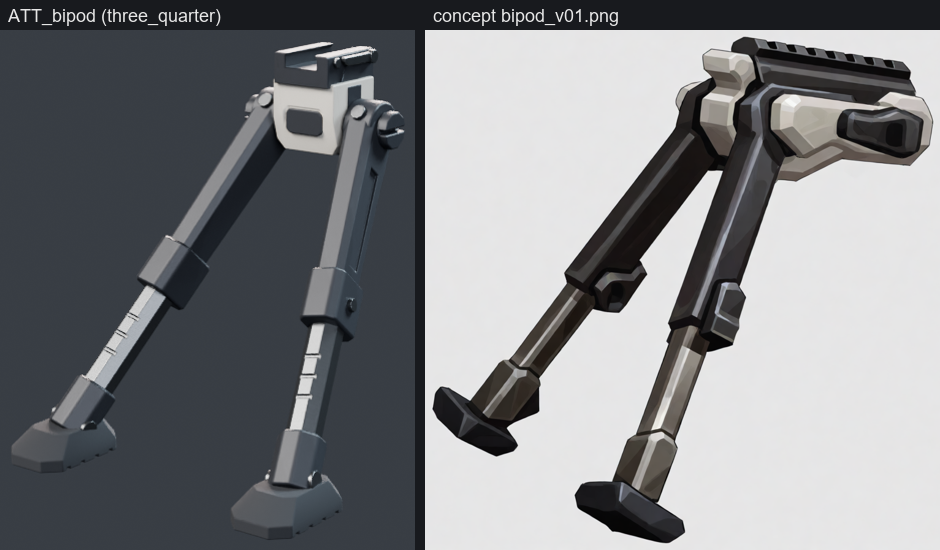
#> input picture assets/weapons/attachments/tactical/renders/compare_bipod.png, 940 x 550 px, given in place of , which was not available
$ python -i make_sheets.py   (imports and definitions only)
#> lines starting #> are read from the running program, lines starting #| are printed output that depends on the picture; pictures that were not available may be replaced by others from this repository, and a replacement may not be noted
"""Contact sheets + concept comparisons for the ATT tactical set (system python + PIL).

  python make_sheets.py grid <out.png> <cols> <img> [<img> ...]     ad-hoc labelled grid
  python make_sheets.py all                                          per-part sheets + comparisons + overview
"""
import glob
import os
import sys
from pathlib import Path

from PIL import Image, ImageDraw, ImageFont

HERE = str(Path(__file__).resolve().parent)
R = os.path.join(HERE, "renders")
C = os.path.join(HERE, "concepts")


# [34 lines left out: functions font, grid, not called in this run]


def crop_content(im, bg_tol=10, pad=12):
    """Crop a render to its non-background content (background = corner colour)."""
#> called with bg_tol = 10, pad = 12
    im = im.convert("RGB")
#> im is the input picture: PIL image 940x550 RGB; mean R, G, B 127.4, 128.9, 131.7
    bg = im.getpixel((2, 2))
#> bg = (24, 26, 30)
    px = im.load()
    w, h = im.size
#> w = 940; h = 550
    xs, ys = [], []
    for y in range(0, h, 2):
        for x in range(0, w, 2):
            p = px[x, y]
            if max(abs(p[0] - bg[0]), abs(p[1] - bg[1]), abs(p[2] - bg[2])) > bg_tol:
                xs.append(x)
                ys.append(y)
#> after the loop, xs = 117887 items; ys = 117887 items
    if not xs:
        return im
    return im.crop((max(0, min(xs) - pad), max(0, min(ys) - pad), min(w, max(xs) + pad), min(h, max(ys) + pad)))


# [17 lines left out: function compare, not called in this run]


def lineup(paths, h=420, gap=40, bg=(54, 58, 66)):
    """Side-by-side, bottom-aligned at the SAME scale (renders share lens/res; scale by part size in metres is
    approximated by cropping each render and scaling by its own framing radius ~ crop size)."""
    ims = [crop_content(Image.open(p)) for p in paths if os.path.exists(p)]
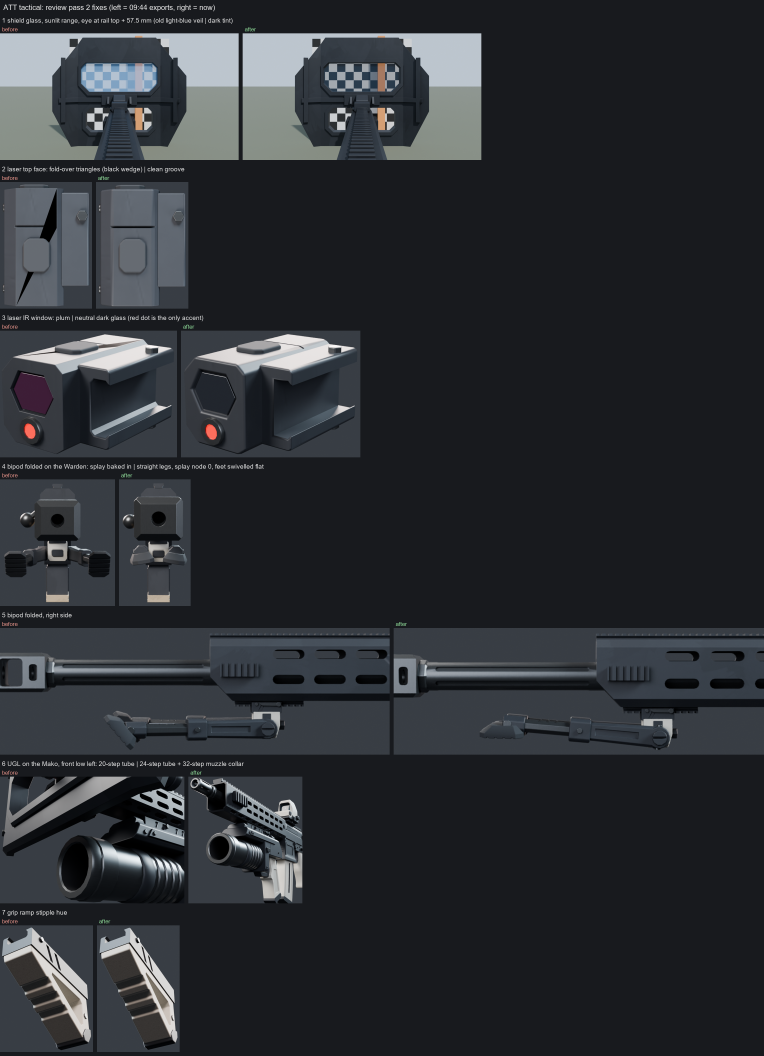
#> input picture assets/weapons/attachments/tactical/renders/sheet_review_fixes.png, 2290 x 3166 px, given in place of ., which was not available (shown at 1/3 size)
#> in crop_content, im is the input picture: PIL image 2290x3166 RGB; mean R, G, B 43.9, 46.9, 51.3
#> ims = 2 items
    hmax = max(i.height for i in ims)
#> hmax = 3164
    k = h / hmax
#> k = 0.133
    ims = [i.resize((int(i.width * k), int(i.height * k))) for i in ims]
    W = sum(i.width for i in ims) + gap * (len(ims) + 1)
#> W = 547
    out = Image.new("RGB", (W, h + 2 * gap), bg)
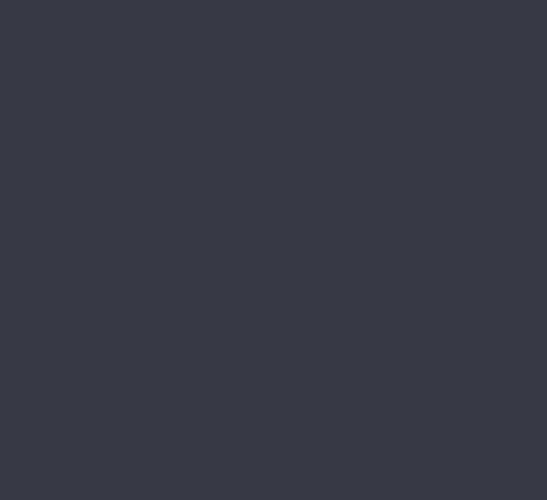
#> out: PIL image 547x500 RGB; mean R, G, B 54, 58, 66
    x = gap
    for i in ims:
        out.paste(i, (x, gap + h - i.height))
        x += i.width + gap
#> this loop made 2 passes
#> x on passes 1 to 2: 204, 547
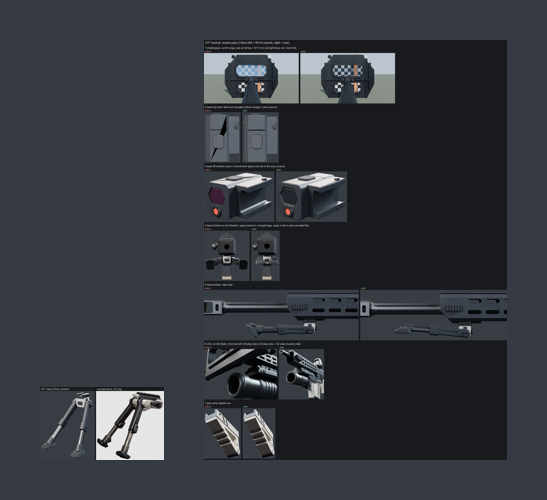
#> out: PIL image 547x500 RGB; mean R, G, B 51.7, 55.2, 61.4
#> after the loop, x = 547
    return out


PARTS = ["grip_vertical", "grip_angled", "grip_stub", "ugl_launcher", "bipod", "laser_R", "laser_L", "flashlight_R",
         "flashlight_L", "shield_front"]
VIEWS = ["right", "left", "three_quarter", "front", "back", "top"]
CONCEPT = {"ugl_launcher": "ugl_side_v01.png", "bipod": "bipod_v01.png", "shield_front": "shield_v03.png",
           "laser_R": "laser_light_v01.png", "flashlight_R": "laser_light_v01.png"}
CMP_VIEW = {"ugl_launcher": "right", "bipod": "three_quarter", "shield_front": "front",
            "laser_R": "detail_v-0.9_-0.8_0.3", "flashlight_R": "three_quarter"}


# [94 lines left out: functions all_sheets, loadout_sheet, pair, review_sheet, not called in this run]


RAILFIT_FACE = {"bipod_WARDEN": "Under", "grip_vertical_MAKO": "Under", "ugl_launcher_MAKO": "Under",
                "laser_R_MAKO": "Side_R", "laser_R_WARDEN": "Side_R", "flashlight_L_WARDEN": "Side_L",
                "shield_front_MAKO": "Shield"}


# [107 lines left out: functions railfit_corners, review_sheet_r2, stack, not called in this run]


# [7 lines not run here, left out]

>>> result = lineup('renders/compare_bipod.png')
